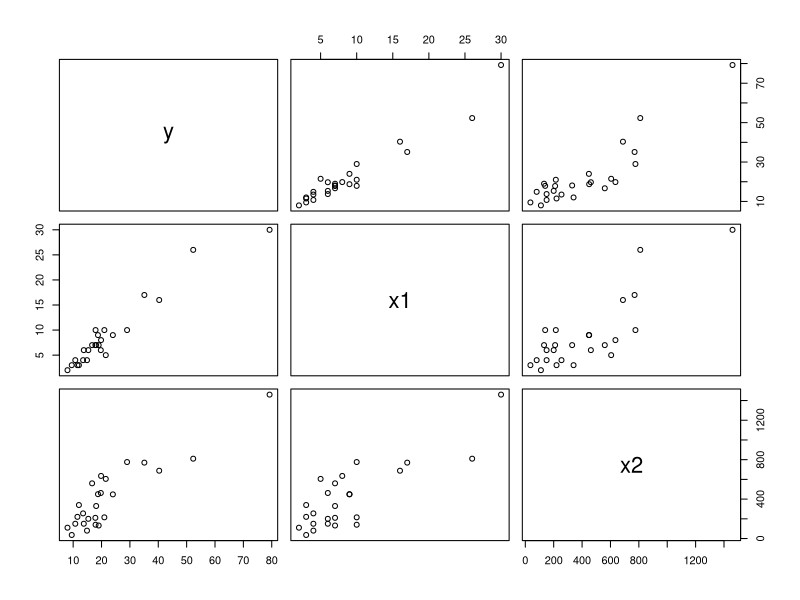

This chart was generated by the following R code: (Note: this script raises an error after producing the figure.)
datos <- data.frame( # refrescos
  Observacion = 1:25,
  y = c(16.68, 11.50, 12.03, 14.88, 13.75,
        18.11, 8.00, 17.83, 79.24, 21.50,
        40.33, 21.00, 13.50, 19.75, 24.00,
        29.00, 15.35, 19.00, 9.50, 35.10,
        17.90, 52.32, 18.75, 19.83, 10.75),
  x1 = c(7, 3, 3, 4, 6,
         7, 2, 7, 30, 5,
         16, 10, 4, 6, 9,
         10, 6, 7, 3, 17,
         10, 26, 9, 8, 4),
  x2 = c(560, 220, 340, 80, 150,
         330, 110, 210, 1460, 605,
         688, 215, 255, 462, 448,
         776, 200, 132, 36, 770,
         140, 810, 450, 635, 150)
)

pairs(datos[-1])


n = length(datos$y)
p = length(datos)-1


idv <- rep(1, n)
idv

X <- matrix(c(idv,datos$x1,datos$x2),nrow=n,ncol=p)
X


y <- matrix(datos$y, nrow = n, ncol = 1)
y

# solucion calculada
beta <- solve(t(X) %*% X) %*% t(X) %*% y
beta

M1 = lm(y ~ x1 + x2, data=datos)
M1

beta_0 <- M1$coefficients[1]
beta_1 <- M1$coefficients[2]
beta_2 <- M1$coefficients[3]

# Prueva de hipótesis
SCT <- t(y) %*% y -  sum(y)**2 / nrow(datos) ### calculo más eficiente de SCT
SCT

SCE <- t(beta) %*% t(X) %*% y - sum(y)**2 / nrow(datos) 
SCE

SSE <- SCT - SCE
# alternativa_ejemplo1: SSE = t(y) %*% y - t(beta) %*% t(X) %*% y 
SSE

# estadistico F
F0 <- (SCE / (ncol(X) - 1)) / (SSE / (nrow(X) - (ncol(X) -1) - 1))
F0

# Usuando modelo calculado M1
  
  # Suma de Cuadrados

SCT.m =sum((datos$y-mean(datos$y))^2)
SCT.m

SCE.m = sum((M1$fitted-mean(datos$y))^2)
SCE.m

SSE.m = sum(M1$residuals^2)
SSE.m

  # Grados de libertad

GLT = n-1
GLT

GLRes = df.residual(M1)
GLRes

GLR<- GLT-GLRes
GLR

  # Cuadrados Medios

CMR <- SCE /GLR
CMR

CMRes <- SSE / GLRes
CMRes

  # F

F0 <- CMR/CMRes
F0

  # p-value

pv <- 1 - pf(F0, GLR,GLRes)
pv

  # tabulado de F

alpha <- 0.05 
df1 <- GLR
df2 <- GLRes
F_crit <- qf(1 - alpha, df1, df2)
F_crit


#Pruebas sobre coeficientes individuales de regresión

  #Estadístico t0

C22 <- solve(t(X) %*% X)[3,3]
C22

t0 <- beta_2 / sqrt(varest * C22)
t0


## t tabulado con confianza 95% y 22 grados de libertad
tt <- qt(p = 0.95 + 0.05/2, df = df2, lower.tail = TRUE)
tt

#Con M1:

summary(M1)
